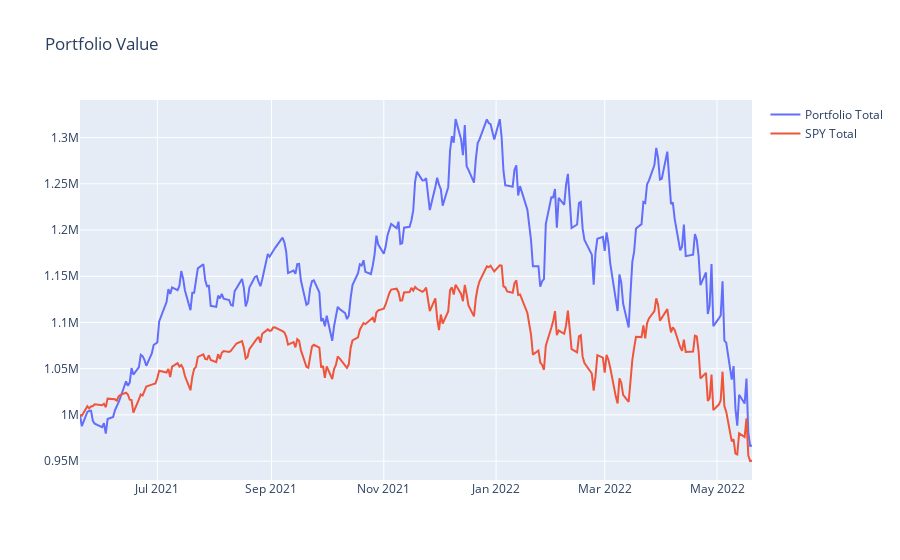

Write notebook code for a chart like this one.
### Code cell
# Visualize Portfolio Value and Compare it to SPY benchmark
import plotly.graph_objects as go
fig = go.Figure()
fig.add_trace(go.Scatter(x=portfolio_val.index, y=portfolio_val['Portfolio Total'], name='Portfolio Total'))
fig.add_trace(go.Scatter(x=SPY.index, y=SPY['SPY Total'],name='SPY Total'))
fig.update_layout(title="Portfolio Value")

### Figure 1 — Plotly figure (JSON) as saved in the notebook; plotly's stock layout.template omitted (floating-point values rounded to 4 significant figures; data arrays with more than 128 entries replaced by an {"elided": "..."} marker saying what was removed)
{"data": [{"name": "Portfolio Total", "type": "scatter", "x": {"elided": "254 str values"}, "y": {"elided": "254 int values"}}, {"name": "SPY Total", "type": "scatter", "x": {"elided": "254 str values"}, "y": {"elided": "254 int values"}}], "layout": {"title": {"text": "Portfolio Value"}}}
